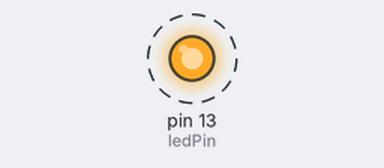
A sketch run on a simulated Arduino Uno, built with avr-gcc and run on an emulated ATmega328P. Shown: output pins drawn as LEDs (lit = HIGH). Dashed ring = blinking.

Above: at 0.5 s.
Timing chart, 0 to 4.6 s (numbered marks = the images above):
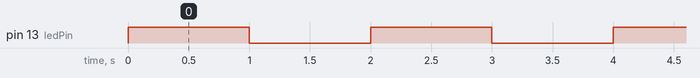

Measured:
- by itself, pin 13 (ledPin): alternates HIGH for 1.0 s and LOW for 1.0 s

The sketch:

Potentiometer.ino
```cpp
/* Implement LED ON/OFF using potentiometer */
```

Blink.ino
```cpp
/* Implement Controlling LED Blinking */

int ledPin=13;
void setup()
{
  pinMode(ledPin,OUTPUT);
}
void loop()
{
  digitalWrite(ledPin,HIGH);
  delay(1000);
  digitalWrite(ledPin,LOW);
  delay(1000);
}
```
